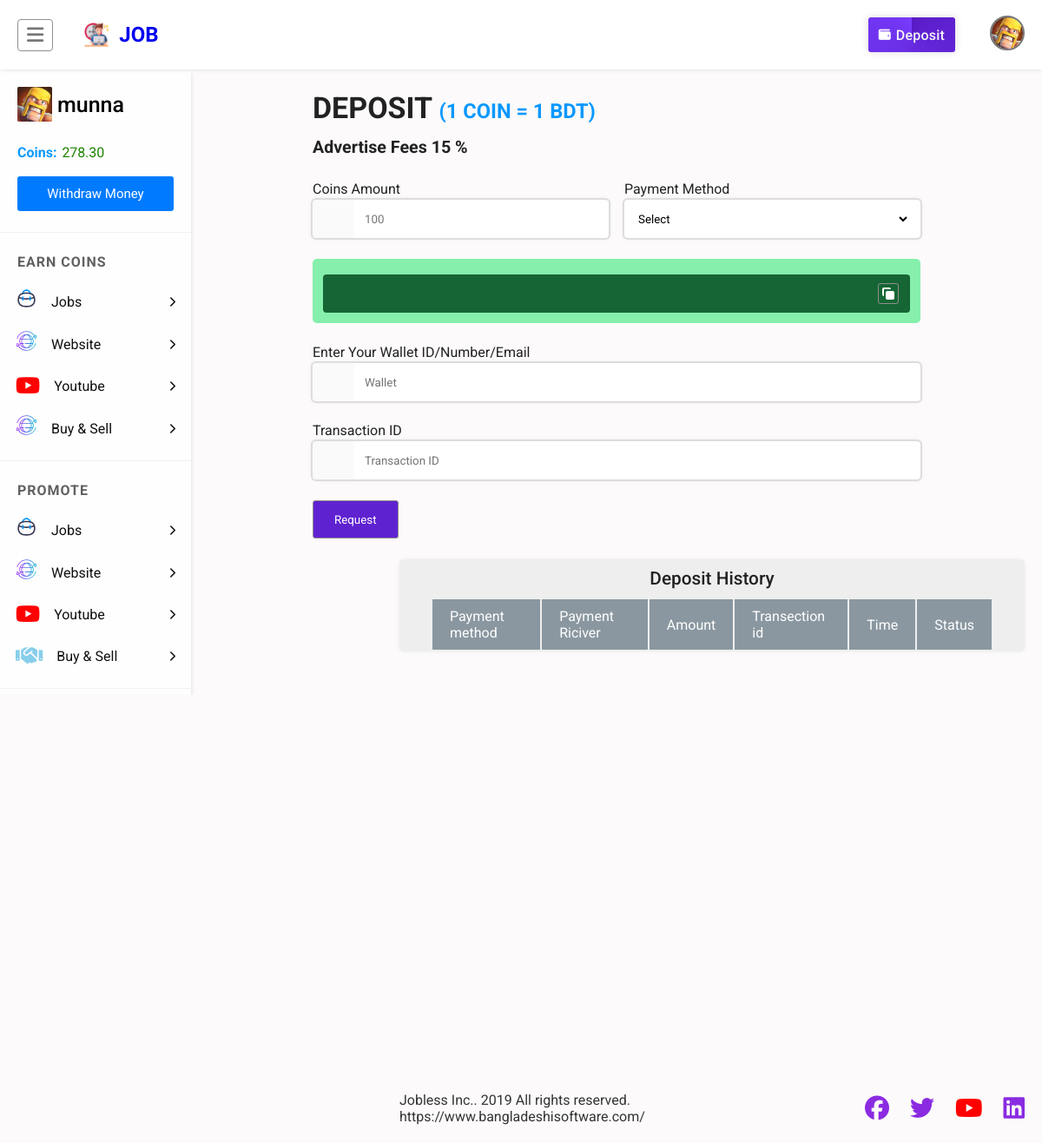
Screenshot of /deposit.php (signed in) with the database file from the repository.
### tables this page shows
CREATE TABLE `users` (
  `id` int(11) UNSIGNED NOT NULL,
  `mobile` varchar(55) NOT NULL,
  `fullname` varchar(25) NOT NULL,
  `email` varchar(255) NOT NULL,
  `password` varchar(128) NOT NULL,
  `coins` decimal(10,2) NOT NULL DEFAULT 0.00,
  `image` varchar(999) NOT NULL,
  `totalarn` decimal(10,2) NOT NULL,
  `admin` smallint(3) UNSIGNED NOT NULL DEFAULT 0,
  `country` varchar(255) NOT NULL,
  `address` varchar(999) NOT NULL,
  `city` varchar(500) NOT NULL,
  `zipcod` varchar(50) NOT NULL,
  `datebirth` varchar(55) NOT NULL,
  `facebook` text NOT NULL,
  `twiter` varchar(999) NOT NULL,
  `reg_time` int(11) UNSIGNED NOT NULL DEFAULT 0,
  `last_activity` int(11) UNSIGNED NOT NULL DEFAULT 0,
  `ref` int(11) UNSIGNED NOT NULL DEFAULT 0,
  `reg_ip` varchar(64) NOT NULL DEFAULT '0',
  `log_ip` varchar(64) NOT NULL,
  `activate` varchar(32) NOT NULL DEFAULT '0',
  `disabled` smallint(1) UNSIGNED NOT NULL DEFAULT 0
);

### system/include/int.php (called while the page is built, shortened)
<?php
	$config['sql_extenstion']  = 'MySQLi';
	require(BASE_PATH.'/include/database.php');
	$db = new MySQLConnection($config['sql_host'], $config['sql_username'], $config['sql_password'], $config['sql_database']);$yerr = $db;$db->Connect();
	$config = array();
	$configs = $db->QueryFetchArrayAll("SELECT config_name,config_value FROM `site_config`");
	foreach ($configs as $con)
	{
		$config[$con['config_name']] = $con['config_value'];
	}
	$config['version'] = '1.0';
	if(isset($_SESSION['User_Id'])){
		$ses_id = $_SESSION['User_Id'];
		$data = $db->QueryFetchArray("SELECT * FROM `users` WHERE `id`='".$ses_id."' AND `disabled`='0' LIMIT 1");
		$is_online = true;
	}
?>

### system/include/database.php (called while the page is built)
 <?php
$config['sql_host']       = 'localhost';
$config['sql_username']   = 'root';
$config['sql_password']   = '';
$config['sql_database']   = 'jobless';
$config['sql_extenstion'] = (version_compare(phpversion(), '5.5', '<') ? 'MySQL' : 'MySQLi');
 ?>

### system/include/libs/database/MySQLi.php (called while the page is built, shortened)
<?php
class MySQLConnection {
	private $sqlHost;
	private $sqlUser;
	private $sqlPassword;
	private $sqlDatabase;
	private $MySQLi = FALSE;
	public function __construct($sqlHost, $sqlUser, $sqlPassword, $sqlDatabase = FALSE) {
		$this->sqlHost = $sqlHost;
		$this->sqlUser = $sqlUser;
		$this->sqlPassword = $sqlPassword;
		$this->sqlDatabase = $sqlDatabase;
	}
	public function Connect() {
		$this->MySQLi = new mysqli($this->sqlHost, $this->sqlUser, $this->sqlPassword, $this->sqlDatabase);
		return $this->MySQLi;
	}
	public function Query($query, $unbuffered = false, $show_error = false) {
		$start = microtime(true);
		$query = $this->MySQLi->query($query, ($unbuffered ? MYSQLI_USE_RESULT : MYSQLI_STORE_RESULT));
		return $query;
	}
	public function FetchArray($result) {
		$result = $result->fetch_array();
		return $result;
	}
	public function QueryFetchArray($result)
	{
		$result = $this->Query($result, true);
		$result = $this->FetchArray($result);
		return $result;
	}
	public function QueryFetchArrayAll($result) {
		$result = $this->Query($result, true);
		$retval = array();
		while($row = $this->FetchArray($result)) {
			$retval[] = $row;
		}
		return $retval;
	}
}
?>

### system/functions.php (called while the page is built, shortened)
<?php
require_once"include/int.php";
function _getData($db,$queary){
    $data=$db->QueryFetchArray($queary);
    return  $data==null?0:$data;
}
?>

### deposit.php (the view, shortened to what this page needs)
<?php
	require_once"common/sidebar.php";
?>
<div class="content">
    <div class="container">
        <form class="deposit">
            <h3>DEPOSIT <small style="color: #0898ff;"><small>(1 COIN = 1 BDT)</small></small>
                <br />
                <small><small><small>Advertise Fees <?php echo $config['DepositCommition'] ?> %</small></small></small>
            </h3>
            <div class="deposit_input">
                <label for="coins_amount">Coins Amount</label>
                <div class="input_wrapper">
                    <div class="icon">
                    </div>
                    <input type="number" placeholder="100" id="coins_amount" required />
                </div>
            </div>
            <div class="deposit_input">
                <label>Payment Method</label>
                <div class="input_wrapper">
                    <select name="method" required id="select_payment_method" class="select">
                        <option id="0" selected disabled>Select</option>
                    </select>
                </div>
            </div>
            <div class="wallet_details full_col" id="wallet_details">
                <div class="copy_input">
                    <input id="wallet_value" disabled type="text" value="" />
                    <div class="copy_wrapper">
                        <button id="copy_wallet" class="copy_icon" type="button">
                            <svg xmlns="http://www.w3.org/2000/svg" width="20" viewBox="0 0 20 20" fill="currentColor">
                                <path d="M7 9a2 2 0 012-2h6a2 2 0 012 2v6a2 2 0 01-2 2H9a2 2 0 01-2-2V9z" />
                                <path d="M5 3a2 2 0 00-2 2v6a2 2 0 002 2V5h8a2 2 0 00-2-2H5z" />
                            </svg>
                        </button>
                    </div>
                </div>
            </div>
            <div class="deposit_input full_col">
                <label id="deposit_wallet_label" for="wallet">Enter Your Wallet ID/Number/Email</label>
                <div class="input_wrapper">
                    <div class="icon">
                    </div>
                    <input type="text" placeholder="Wallet" id="deposit_wallet_input" required />
                </div>
            </div>
            <div class="deposit_input full_col">
                <label for="trx">Transaction ID</label>
                <div class="input_wrapper">
                    <div class="icon">
                    </div>
                    <input type="text" placeholder="Transaction ID" id="trx" required />
                </div>
            </div>
            <button onclick="deposit()" type="button">Request</button>
        </form>
    </div>
    <div class="content">
        <div class="container">
            <div class="page_content">
                <div class="cf_wrapper" style="padding: 0px">
                    <div class="table_wrapper">
                        <div class="table">
                            <table>
                                <caption>
                                    Deposit History
                                </caption>
                                <thead>
                                    <tr>
                                        <th class="col">Payment method</th>
                                        <th class="col">Payment Riciver</th>
                                        <th class="col">Amount</th>
                                        <th class="col">Transection id</th>
                                        <th class="col">Time</th>
                                        <th class="col">Status</th>
                                    </tr>
                                </thead>
                            </table>
                        </div>
                    </div>
                </div>
            </div>
        </div>
        <?php include"common/footer.php"; ?>

### common/header.php (shortened to what this page needs)
<?php
	require_once"system/functions.php";
?>
<!DOCTYPE html>
<html lang="en">
<head>
    <link rel="stylesheet" href="assets/css/style.css" type="text/css" media="all" />
    <link rel="stylesheet" href="assets/css/jquery-confirm.min.css">
</head>
<body>
    <header class="header">
        <div class="container">
            <div class="header_left">
                <button id="sidebar_nav_toggler">
                    <span class="header_icon">
                        <i class="fas fa-bars"></i>
                    </span>
                </button>
                <a href="index" class="logo">
                    <img src="assets/icons/working.png" alt="" />
                    <span><?php echo $config['site_name'];?></span>
                </a>
            </div>
            <ul class="header_right">
                <?php if ($is_online){ ?>
                <li class="deposit_btn">
                    <a href="deposit" class="base_gradient_btn blue">
                        <span class="icon"> <i class="fa-solid fa-wallet"></i> </span>
                        <span>Deposit</span>
                    </a>
                </li>
                <li class="my_profile_btn">
                    <a href="#" id="profile-options-toggler">
                    <?php
                            $uid=$data['id'];
                            $user=_getData($db,"SELECT * FROM users WHERE id='$uid'");
                            ?>
                        <img class="profile_image" src="<?php if(empty($user['image'])){
                            echo "assets/images/anonymouse.jpg";
                        }else{
                            echo $user['image'];} ?>" alt="" />
                    </a>
                </li>
                <?php } ?>
            </ul>
        </div>
    </header>
    <?php
        $side_ad=_getData($db,"SELECT * FROM `ads` WHERE name='side'");
    ?>

### common/sidebar.php (shortened to what this page needs)
<?php
	require_once"header.php";
?>
<main class="content_wrapper">
    <div class="sidebar_nav transparent_scrollbar">
        <div class="sidebar_nav_container">
            <ul class="sidebar_user_info">
                <div class="user_info_wrapper">
                    <img src="<?php
                    $d= $data['image'];
                    if(empty($d)){
                        echo "assets/images/anonymouse.jpg";
                    }else{
                        echo $d;
                    } ?>" alt="" />
                    <div class="user_details">
                        <h6 class="username">
                            <?php if($is_online){echo $data['fullname'];}else{ echo ' <span class="login_btn show_fsp" data-ref="login">Please Login</span>'; }?>
                        </h6>
                    </div>
                </div>
                <div class="coins">
                    <b>Coins:</b>
                    <span><?php echo $data['coins']?></span>
                </div>
                <div class="button">
                    <?php if($is_online){ ?>
                    <a href="withdraw">Withdraw Money</a>
                    <?php }else{ ?>
                    <a href="#">Withdraw Money</a>
                    <?php }?>
                </div>
            </ul>
            <ul>
                <h6 class="sidebar_nav_title">Earn Coins</h6>
                <li class="dropdown">
                    <a href="#" class="dropdown_toggler">
                        <span class="icon" style="color: #1da1f2">
                            <img src="assets/icons/work.svg" alt="" /> </span><span>Jobs</span>
                        <span class="chevron_right">
                            <i class="fa fa-chevron-right"></i>
                        </span>
                    </a>
                </li>
                <li class="dropdown">
                    <a href="#" class="dropdown_toggler">
                        <span class="icon" style="color: #1da1f2">
                            <img src="assets/icons/website.svg" alt="" />
                        </span>
                        <span>Website</span>
                        <span class="chevron_right">
                            <i class="fa fa-chevron-right"></i>
                        </span>
                    </a>
                </li>
                <li class="dropdown">
                    <a href="#" class="dropdown_toggler">
                        <span class="icon" style="color: red">
                            <i class="fab fa-youtube"></i>
                        </span>
                        <span>Youtube</span>
                        <span class="chevron_right">
                            <i class="fa fa-chevron-right"></i>
                        </span>
                    </a>
                </li>
                <li class="dropdown">
                    <a href="#" class="dropdown_toggler">
                        <span class="icon" style="color: #1da1f2">
                            <img src="assets/icons/website.svg" alt="" />
                        </span>
                        <span>Buy & Sell</span>
                        <span class="chevron_right">
                            <i class="fa fa-chevron-right"></i>
                        </span>
                    </a>
                </li>
            </ul>
            <ul>
                <h6 class="sidebar_nav_title">Promote</h6>
                <li class="dropdown">
                    <a href="#" class="dropdown_toggler">
                        <span class="icon" style="color: red">
                            <img src="assets/icons/work.svg" alt="" />
                        </span>
                        <span>Jobs</span>
                        <span class="chevron_right">
                            <i class="fa fa-chevron-right"></i>
                        </span>
                    </a>
                </li>
                <li class="dropdown">
                    <a href="#" class="dropdown_toggler">
                        <span class="icon" style="color: red">
                            <img src="assets/icons/website.svg" alt="" />
                        </span>
                        <span>Website</span>
                        <span class="chevron_right">
                            <i class="fa fa-chevron-right"></i>
                        </span>
                    </a>
                </li>
                <li class="dropdown">
                    <a href="#" class="dropdown_toggler">
                        <span class="icon" style="color: red">
                            <i class="fab fa-youtube"></i>
                        </span>
                        <span>Youtube</span>
                        <span class="chevron_right">
                            <i class="fa fa-chevron-right"></i>
                        </span>
                    </a>
                </li>
                <li class="dropdown">
                    <a href="#" class="dropdown_toggler">
                        <span class="icon" style="color: skyblue">
                            <i class="fa-solid fa-handshake"></i>
                        </span>
                        <span>Buy & Sell</span>
                        <span class="chevron_right">
                            <i class="fa fa-chevron-right"></i>
                        </span>
                    </a>
                </li>
            </ul>
            <ul>
            </ul>
        </div>
    </div>

### rows the page displays
users: image (picture), fullname "munna", coins "278.30"

### other values shown
$config['site_name'] "JOB"
$config['DepositCommition'] "15"
$config['foder'] "Jobless Inc.. 2019 All rights reserved. https://www.bangladeshisoftware.com/"
